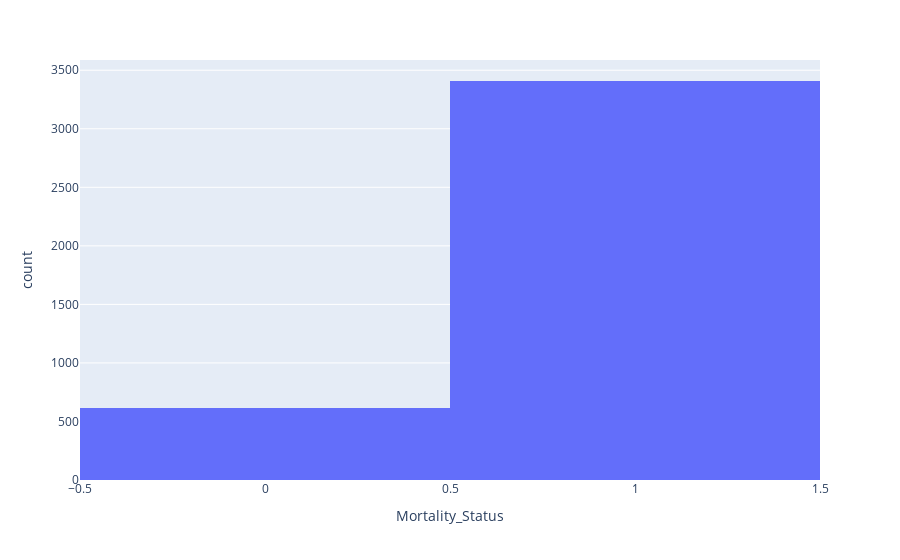

This figure's notebook cell:
### Markdown cell above
Plotting a histogram for the new mortality status column

### Code cell
New_Mortality_Status = px.histogram(df, x="Mortality_Status")
New_Mortality_Status.show()

### Figure 1 — Plotly figure (JSON) as saved in the notebook; plotly's stock layout.template omitted (floating-point values rounded to 4 significant figures; data arrays with more than 128 entries replaced by an {"elided": "..."} marker saying what was removed)
{"data": [{"bingroup": "x", "hovertemplate": "Mortality_Status=%{x}<br>count=%{y}<extra></extra>", "legendgroup": "", "marker": {"color": "#636efa", "pattern": {"shape": ""}}, "name": "", "orientation": "v", "showlegend": false, "type": "histogram", "x": {"elided": "4024 int values"}, "xaxis": "x", "yaxis": "y"}], "layout": {"barmode": "relative", "legend": {"tracegroupgap": 0}, "margin": {"t": 60}, "xaxis": {"anchor": "y", "domain": [0, 1], "title": {"text": "Mortality_Status"}}, "yaxis": {"anchor": "x", "domain": [0, 1], "title": {"text": "count"}}}}
